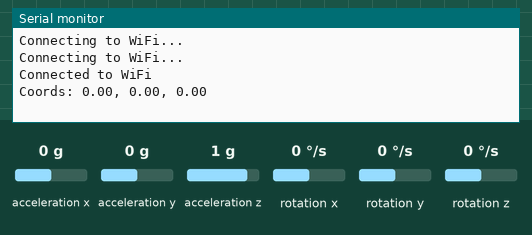
Recording of a sketch running on a simulated ESP32. Shown: the last lines printed to the serial monitor. Inputs (shaded band) come from the test bench; at power-on: rotation x 0 °/s, rotation y 0 °/s, rotation z 0 °/s, acceleration x 0 g, acceleration y 0 g, acceleration z 1 g. WiFi joins after 1.5 s; servers stay silent unless stated.

Above: at 3.2 s.
3.3 s: rotation x set to -192 °/s
At 4.6 s:
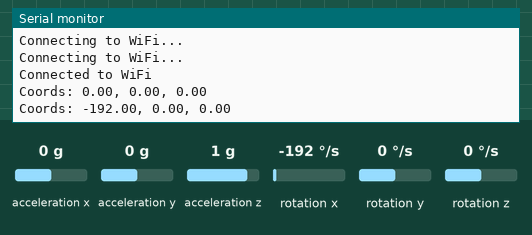
5.3 s: rotation y set to -192 °/s
At 7.1 s:
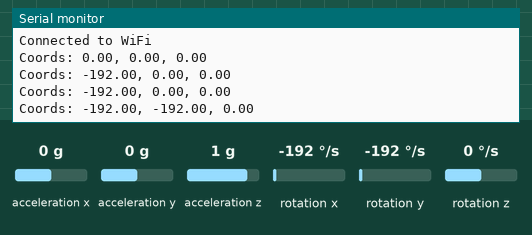
7.3 s: rotation z set to -192 °/s
At 9.2 s:
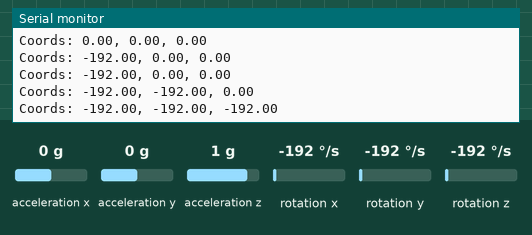

Measured:
- after the input at 3.3 s, the serial monitor: prints a new line after 0.21 s (image 1)
- after the input at 5.3 s, the serial monitor: prints a new line after 1.2 s (image 2)
- after the input at 7.3 s, the serial monitor: prints a new line after 0.71 s (image 3)

The sketch:

esp32_gyro.ino
```cpp
#include <MPU9250_asukiaaa.h>
#include <Wire.h>
#include <string.h>
#include <WiFi.h>
#include <WiFiUdp.h>

#define SDA_PIN 21
#define SCL_PIN 22

MPU9250_asukiaaa mySensor;
float gX, gY, gZ;

// const char* ssid = "N141";
// const char* password = "wieistdaspasswort?";
const char* ssid = "MagentaWLAN-UHNX";
const char* password = "53120820385901414109";

const char* udpAddress = "192.168.2.39"; // IP of Python backend
const int udpPort = 8888; // Backend Port

WiFiUDP udp;

void setup() {
  // Setup Gyroscop
  Wire.begin(21, 22);
  Serial.begin(115200);
  mySensor.setWire(&Wire);
  mySensor.beginGyro();

  // Connect to Wifi
  WiFi.mode(WIFI_STA);
  WiFi.begin(ssid, password);

  while (WiFi.status() != WL_CONNECTED) {
    delay(1000);
    Serial.println("Connecting to WiFi...");
  }

  Serial.println("Connected to WiFi");
}

float min_x = 999, min_y = -999, min_z = 999;
float max_x = -999, max_y = -999, max_z = -999;

void loop() {
  mySensor.gyroUpdate();
  gX = mySensor.gyroX();
  gY = mySensor.gyroY();
  gZ = mySensor.gyroZ();

  Serial.print("Coords: ");
  Serial.print(gX);
  Serial.print(", ");
  Serial.print(gY);
  Serial.print(", ");
  Serial.print(gZ);
  Serial.print("\n");
  delay(500);

  if (WiFi.status() == WL_CONNECTED) {
    udp.beginPacket(udpAddress, udpPort);
    String dataToSend = "test"; // Data you want to send
    udp.print(dataToSend);
    udp.endPacket();
    delay(1000); // Adjust the delay as needed
  }

}
```
